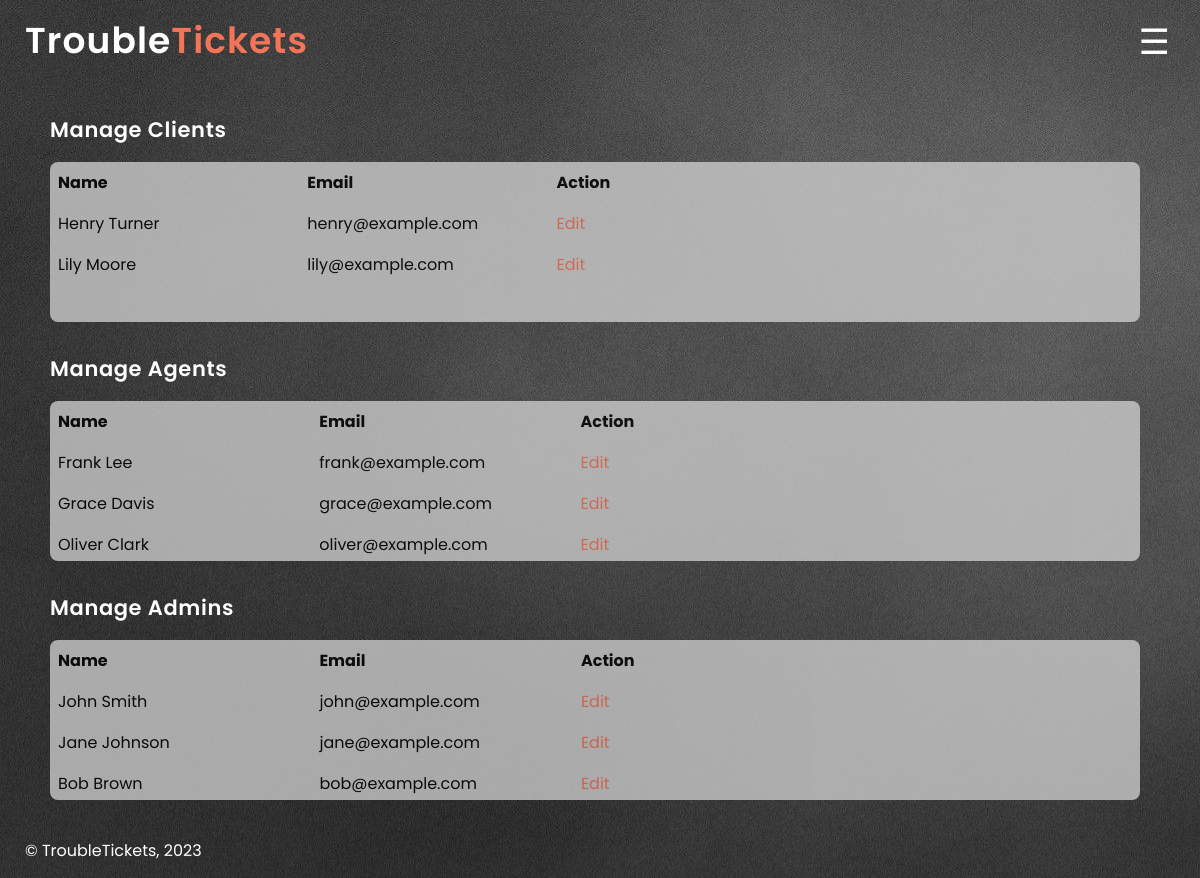
The app's page /pages/admin.php (signed in) with its own data.
### tables this page shows
CREATE TABLE CLIENTS (
client_id INTEGER PRIMARY KEY AUTOINCREMENT,
username VARCHAR(255) NOT NULL,
password VARCHAR(255) NOT NULL,
email VARCHAR(255) NOT NULL
);

### pages/admin.php (called while the page is built, shortened)
<?php
require_once(__DIR__ . '/../templates/normal.php');
require_once(__DIR__ . '/../templates/admin_template.php');
$session = new Session();
$db = getDatabaseConnection();
output_admin($db, $session);
?>

### database/client.class.php (called while the page is built, shortened)
<?php
class Client
{
    public function __construct(int $id, string $username, string $email, string $password)
    {
        $this->id = $id;
        $this->username = $username;
        $this->email = $email;
    }
    static function getOnlyClients(PDO $db, int $count): array
    {
        $stmt = $db->prepare(
            'SELECT C.client_id, C.username, C.email, C.password
         FROM CLIENTS C
         LEFT JOIN AGENTS A ON C.client_id = A.client_id
         LEFT JOIN ADMINS ADM ON C.client_id = ADM.client_id
         WHERE A.client_id IS NULL AND ADM.client_id IS NULL
         LIMIT :count'
        );
        $stmt->bindValue(':count', $count, PDO::PARAM_INT);
        $stmt->execute();
        $users = array();
        while ($user = $stmt->fetch()) {
            $users[] = new Client(
                $user['client_id'],
                $user['username'],
                $user['email'],
                $user['password'],
            );
        }
        return $users;
    }
    static function getOnlyAgents(PDO $db, int $count): array
    {
        $stmt = $db->prepare(
            'SELECT C.client_id, C.username, C.email, C.password
         FROM CLIENTS C
         INNER JOIN AGENTS A ON C.client_id = A.client_id
         LEFT JOIN ADMINS ADM ON C.client_id = ADM.client_id
         WHERE ADM.client_id IS NULL
         LIMIT :count'
        );
        $stmt->bindValue(':count', $count, PDO::PARAM_INT);
        $stmt->execute();
        $users = array();
        while ($user = $stmt->fetch()) {
            $users[] = new Client(
                $user['client_id'],
                $user['username'],
                $user['email'],
                $user['password'],
            );
        }
        return $users;
    }
    static function getOnlyAdmins(PDO $db, int $count): array
    {
        $stmt = $db->prepare(
            'SELECT C.client_id, C.username, C.email, C.password
         FROM CLIENTS C
         INNER JOIN ADMINS ADM ON C.client_id = ADM.client_id
         LIMIT :count'
        );
        $stmt->bindValue(':count', $count, PDO::PARAM_INT);
        $stmt->execute();
        $users = array();
        while ($user = $stmt->fetch()) {
            $users[] = new Client(
                $user['client_id'],
                $user['username'],
                $user['email'],
                $user['password'],
            );
        }
        return $users;
    }
} ?>

### templates/admin_template.php (the view, shortened to what this page needs)
<?php
require_once(__DIR__ . '/../database/connection.db.php');
require_once(__DIR__ . '/../database/client.class.php');
function output_admin(PDO $db, Session $session)
{
    $clients = Client::getOnlyClients($db, 20);
    $agents = Client::getOnlyAgents($db, 20);
    $admins = Client::getOnlyAdmins($db, 20);
    ?>
    <section id="user_manager">
        <section id="client_manager">
            <h3>Manage Clients</h3>
            <table>
                <thead>
                    <tr>
                        <th>Name</th>
                        <th>Email</th>
                        <th>Action</th>
                    </tr>
                </thead>
                <tbody>
                    <?php foreach ($clients as $client): ?>
                        <tr>
                            <td>
                                <?= $client->username ?>
                            </td>
                            <td>
                                <?= $client->email ?>
                            </td>
                            <td>
                                <a href="edit.php?id=<?= $client->id ?>">Edit</a>
                            </td>
                        </tr>
                    <?php endforeach; ?>
                </tbody>
            </table>
        </section>
        <section id="agent_manager">
            <h3>Manage Agents</h3>
            <table>
                <thead>
                    <tr>
                        <th>Name</th>
                        <th>Email</th>
                        <th>Action</th>
                    </tr>
                </thead>
                <tbody>
                    <?php foreach ($agents as $agent): ?>
                        <tr>
                            <td>
                                <?= $agent->username ?>
                            </td>
                            <td>
                                <?= $agent->email ?>
                            </td>
                            <td>
                                <a href="edit.php?id=<?= $agent->id ?>">Edit</a>
                            </td>
                        </tr>
                    <?php endforeach; ?>
                </tbody>
            </table>
        </section>
        <section id="admin_manager">
            <h3>Manage Admins</h3>
            <table>
                <thead>
                    <tr>
                        <th>Name</th>
                        <th>Email</th>
                        <th>Action</th>
                    </tr>
                </thead>
                <tbody>
                    <?php foreach ($admins as $admin): ?>
                        <tr>
                            <td>
                                <?= $admin->username ?>
                            </td>
                            <td>
                                <?= $admin->email ?>
                            </td>
                            <td>
                                <a href="edit.php?id=<?= $admin->id ?>">Edit</a>
                            </td>
                        </tr>
                    <?php endforeach; ?>
                </tbody>
            </table>
        </section>
    </section>
    <?php
}
?>

### css/style.css (style rules this page uses)
* { max-width: 100%; max-height: 100%; }
html, body { background-image: url('/images/grey.jpg'); }
a { text-decoration: none; align-self: center; }
section { padding-left: 25px; padding-top: 15px; }
section h3 { color: #FFFFFF; }
#user_manager table { border-radius: 8px; background-color: #CFCFCF; opacity: 78%; margin-right: 25px; }
#user_manager a { color: #F47458; }

### css/text.css (style rules this page uses)
* { font-family: 'Poppins', sans-serif; font-style: normal; }
section h3 { font-weight: 600; font-size: 21px; line-height: 22px; letter-spacing: 0.03em; }

### css/layout.css (style rules this page uses)
body { display: grid; grid-template-columns: 75% 10% 15%; grid-template-rows: 0.7fr 1fr 1fr 5.5fr 0.8fr; max-width: 120em; min-width: 20em; margin: 0 auto; max-height: 100%; min-height: 100vh; overflow-x: hidden; overflow-y: auto; }
section { display: flex; flex-direction: column; grid-column: 1/-1; grid-row: 2/5; }
section#user_manager { display: flex; flex-direction: column; margin-right: 5%; }
section#user_manager th, section#user_manager td { text-align: left; padding: 8px; width: 25%; }
section#user_manager table { border-collapse: collapse; display: block; width: 100%; height: 10em; overflow-y: auto; }

### records on screen
clients: username "Henry Turner", email "henry@example.com"
clients: username "Lily Moore", email "lily@example.com"
clients: username "Frank Lee", email "frank@example.com"
clients: username "Grace Davis", email "grace@example.com"
clients: username "Oliver Clark", email "oliver@example.com"
clients: username "John Smith", email "john@example.com"
clients: username "Jane Johnson", email "jane@example.com"
clients: username "Bob Brown", email "bob@example.com"
